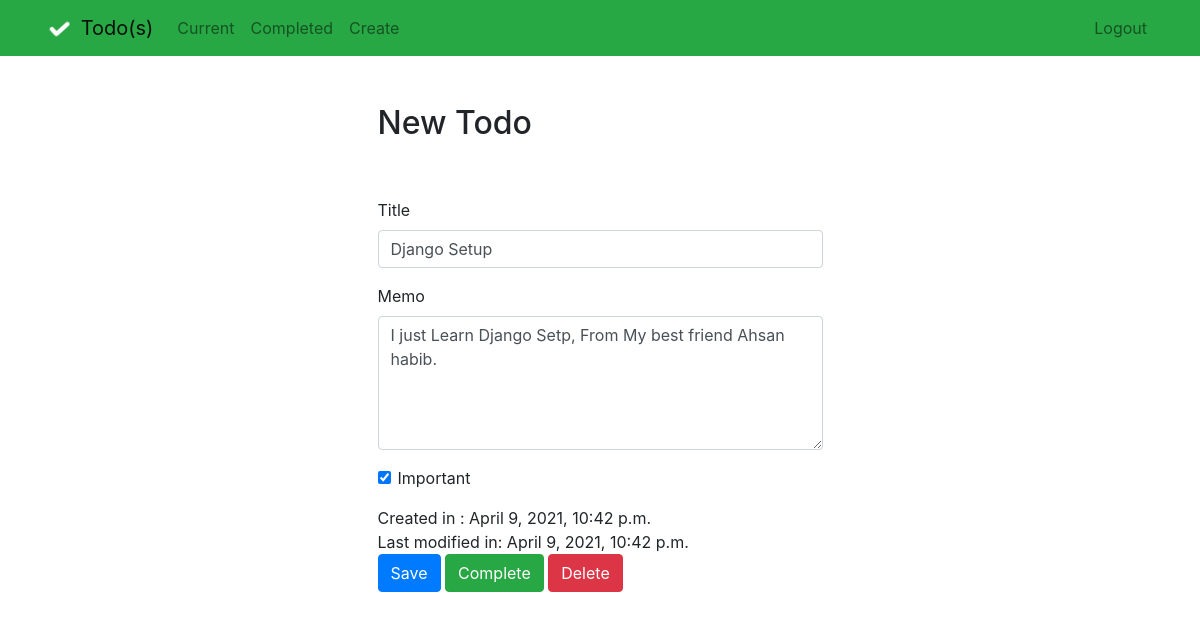
The app's page /todo/18 (signed in) with its own data.
### todo/models.py (models this page shows, shortened)
class Todo(models.Model):
    title = models.CharField(max_length=100)
    memo = models.TextField(blank=True)
    created = models.DateTimeField(auto_now_add=True)
    datecompleted = models.DateTimeField(null=True, blank=True)
    important = models.BooleanField(default=False)
    user = models.ForeignKey(User, on_delete=models.CASCADE)
    Last_Modified = models.DateTimeField(auto_now=True) # Update the Modification date.

### todo/views.py (the view, shortened to what this page needs)
# urls.py: path('todo/<int:todo_pk>', views.viewtodo, name='viewtodo'), # todo_pk means todo_PrimaryKey
@login_required
def viewtodo(request, todo_pk):
    todo = get_object_or_404(Todo, pk=todo_pk, user=request.user)
    if request.method == 'GET':
        form = TodoForm(instance=todo)
        return render(request, 'todo/viewtodo.html', {'todo': todo, 'form': form})

### todo/forms.py
class TodoForm(ModelForm):
    class Meta:
        model = Todo
        fields = ['title', 'memo', 'important']

### todo/templates/todo/viewtodo.html (shortened to what this page needs)
{% extends "todo/base.html" %}
{% block content %}
    <div class="row justify-content-center mt-5">
        <div class="col-md-5">
            <h2>New Todo</h2>
        </div>
    </div>
    <div class="row justify-content-center mt-5">
        <div class="col-md-5">
            <form method="POST">
                <div class="form-group">
                    <label for="title">Title</label>
                    <input type="text" name="title" class="form-control" id="title" value="{{ todo.title }}" required>
                </div>
                <div class="form-group">
                    <label for="memo">Memo</label>
                    <textarea name="memo" rows="5" class="form-control" id="memo" >{{ todo.memo }}</textarea>
                </div>
                <div class="form-group form-check">
                    <input type="checkbox" name="important" class="form-check-input" id="important" {% if todo.important %}checked{% endif %}>
                    <label class="form-check-label" for="important">Important</label>
                </div>
                <div class="vTimeField">
                    Created in : {{todo.created}}
                    <br>
                    Last modified in: {{todo.Last_Modified}}
                </div>
                <button type="submit" class="btn btn-primary">Save</button>
                <button type="button" class="btn btn-success" onclick="$('#complete').click()">Complete</button>
                <button type="button" class="btn btn-danger" onclick="$('#delete').click()">Delete</button>
            </form>
        </div>
    </div>
{% endblock %}

### records on screen
Todo: title "Django Setup", memo "I just Learn Django Setp, From My best friend Ahsan habib.", important "☑", created "April 9, 2021, 10:42 p.m.", Last_Modified "April 9, 2021, 10:42 p.m."
